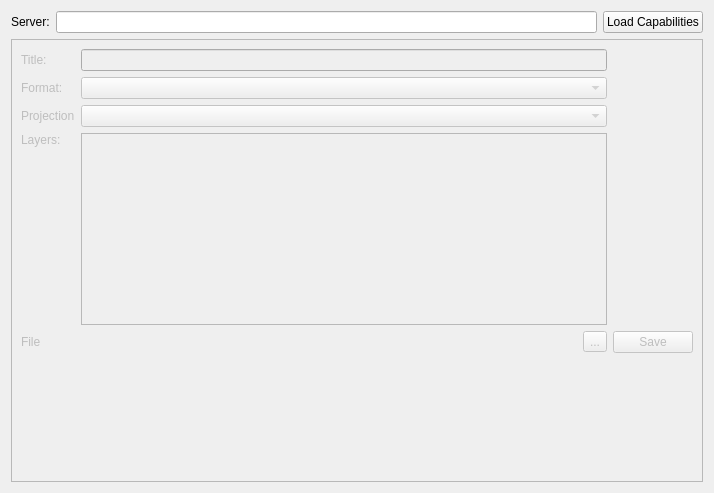
<ui version="4.0" >
 <class>ICreateMapWMS</class>
 <widget class="QWidget" name="ICreateMapWMS" >
  <property name="geometry" >
   <rect>
    <x>0</x>
    <y>0</y>
    <width>714</width>
    <height>493</height>
   </rect>
  </property>
  <property name="windowTitle" >
   <string>Form</string>
  </property>
  <layout class="QVBoxLayout" name="verticalLayout" >
   <item>
    <layout class="QHBoxLayout" name="horizontalLayout" >
     <item>
      <widget class="QLabel" name="label" >
       <property name="text" >
        <string>Server:</string>
       </property>
      </widget>
     </item>
     <item>
      <widget class="QLineEdit" name="lineServer" />
     </item>
     <item>
      <widget class="QPushButton" name="pushLoadCapabilities" >
       <property name="text" >
        <string>Load Capabilities</string>
       </property>
      </widget>
     </item>
    </layout>
   </item>
   <item>
    <widget class="QFrame" name="frame" >
     <property name="enabled" >
      <bool>false</bool>
     </property>
     <property name="frameShape" >
      <enum>QFrame::StyledPanel</enum>
     </property>
     <property name="frameShadow" >
      <enum>QFrame::Raised</enum>
     </property>
     <layout class="QGridLayout" name="gridLayout" >
      <item row="0" column="0" >
       <widget class="QLabel" name="label_5" >
        <property name="text" >
         <string>Title:</string>
        </property>
       </widget>
      </item>
      <item row="1" column="0" >
       <widget class="QLabel" name="label_2" >
        <property name="text" >
         <string>Format:</string>
        </property>
       </widget>
      </item>
      <item row="1" column="1" >
       <widget class="QComboBox" name="comboFormat" />
      </item>
      <item row="2" column="0" >
       <widget class="QLabel" name="label_4" >
        <property name="text" >
         <string>Projection</string>
        </property>
       </widget>
      </item>
      <item row="2" column="1" >
       <widget class="QComboBox" name="comboProjection" />
      </item>
      <item row="3" column="0" >
       <widget class="QLabel" name="label_3" >
        <property name="text" >
         <string>Layers:</string>
        </property>
        <property name="alignment" >
         <set>Qt::AlignLeading|Qt::AlignLeft|Qt::AlignTop</set>
        </property>
       </widget>
      </item>
      <item row="3" column="1" >
       <widget class="QListWidget" name="listLayers" >
        <property name="selectionMode" >
         <enum>QAbstractItemView::ExtendedSelection</enum>
        </property>
       </widget>
      </item>
      <item row="4" column="0" >
       <widget class="QLabel" name="label_6" >
        <property name="text" >
         <string>File</string>
        </property>
       </widget>
      </item>
      <item row="4" column="1" >
       <layout class="QHBoxLayout" name="horizontalLayout_2" >
        <item>
         <widget class="QLabel" name="labelFile" >
          <property name="text" >
           <string/>
          </property>
         </widget>
        </item>
        <item>
         <widget class="QToolButton" name="toolFile" >
          <property name="text" >
           <string>...</string>
          </property>
         </widget>
        </item>
       </layout>
      </item>
      <item row="5" column="1" >
       <spacer name="verticalSpacer" >
        <property name="orientation" >
         <enum>Qt::Vertical</enum>
        </property>
        <property name="sizeHint" stdset="0" >
         <size>
          <width>20</width>
          <height>40</height>
         </size>
        </property>
       </spacer>
      </item>
      <item row="4" column="2" >
       <widget class="QPushButton" name="pushSave" >
        <property name="text" >
         <string>Save</string>
        </property>
       </widget>
      </item>
      <item row="0" column="1" >
       <widget class="QLineEdit" name="lineTitle" />
      </item>
     </layout>
    </widget>
   </item>
  </layout>
 </widget>
 <resources/>
 <connections/>
</ui>
